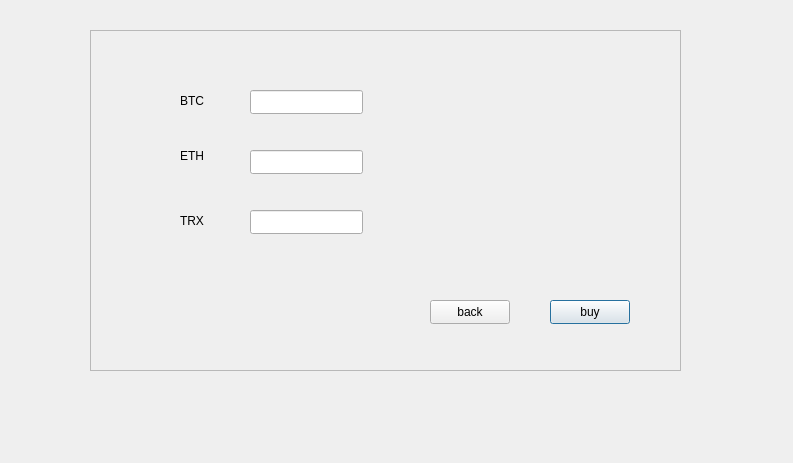
<?xml version="1.0" encoding="UTF-8"?>
<ui version="4.0">
 <class>buy</class>
 <widget class="QDialog" name="buy">
  <property name="geometry">
   <rect>
    <x>0</x>
    <y>0</y>
    <width>793</width>
    <height>463</height>
   </rect>
  </property>
  <property name="windowTitle">
   <string>Dialog</string>
  </property>
  <widget class="QFrame" name="frame">
   <property name="geometry">
    <rect>
     <x>90</x>
     <y>30</y>
     <width>591</width>
     <height>341</height>
    </rect>
   </property>
   <property name="frameShape">
    <enum>QFrame::StyledPanel</enum>
   </property>
   <property name="frameShadow">
    <enum>QFrame::Raised</enum>
   </property>
   <widget class="QPushButton" name="buy_2">
    <property name="geometry">
     <rect>
      <x>460</x>
      <y>270</y>
      <width>80</width>
      <height>24</height>
     </rect>
    </property>
    <property name="text">
     <string>buy</string>
    </property>
   </widget>
   <widget class="QPushButton" name="back">
    <property name="geometry">
     <rect>
      <x>340</x>
      <y>270</y>
      <width>80</width>
      <height>24</height>
     </rect>
    </property>
    <property name="text">
     <string>back</string>
    </property>
   </widget>
   <widget class="QLabel" name="label">
    <property name="geometry">
     <rect>
      <x>90</x>
      <y>50</y>
      <width>61</width>
      <height>41</height>
     </rect>
    </property>
    <property name="text">
     <string>BTC</string>
    </property>
   </widget>
   <widget class="QLabel" name="label_2">
    <property name="geometry">
     <rect>
      <x>90</x>
      <y>110</y>
      <width>41</width>
      <height>31</height>
     </rect>
    </property>
    <property name="text">
     <string>ETH</string>
    </property>
   </widget>
   <widget class="QLabel" name="label_3">
    <property name="geometry">
     <rect>
      <x>90</x>
      <y>170</y>
      <width>41</width>
      <height>41</height>
     </rect>
    </property>
    <property name="text">
     <string>TRX</string>
    </property>
   </widget>
   <widget class="QLineEdit" name="linebtc">
    <property name="geometry">
     <rect>
      <x>160</x>
      <y>60</y>
      <width>113</width>
      <height>24</height>
     </rect>
    </property>
   </widget>
   <widget class="QLineEdit" name="lineeth">
    <property name="geometry">
     <rect>
      <x>160</x>
      <y>120</y>
      <width>113</width>
      <height>24</height>
     </rect>
    </property>
   </widget>
   <widget class="QLineEdit" name="linetrx">
    <property name="geometry">
     <rect>
      <x>160</x>
      <y>180</y>
      <width>113</width>
      <height>24</height>
     </rect>
    </property>
   </widget>
   <widget class="QLabel" name="label_4">
    <property name="geometry">
     <rect>
      <x>40</x>
      <y>250</y>
      <width>211</width>
      <height>71</height>
     </rect>
    </property>
    <property name="styleSheet">
     <string notr="true">image: url(:/new/prefix1/BTC.jfif);</string>
    </property>
    <property name="text">
     <string/>
    </property>
   </widget>
   <widget class="QLabel" name="label_5">
    <property name="geometry">
     <rect>
      <x>350</x>
      <y>20</y>
      <width>151</width>
      <height>91</height>
     </rect>
    </property>
    <property name="styleSheet">
     <string notr="true">image: url(:/new/prefix1/ETH.jfif);</string>
    </property>
    <property name="text">
     <string/>
    </property>
   </widget>
   <widget class="QLabel" name="label_6">
    <property name="geometry">
     <rect>
      <x>350</x>
      <y>130</y>
      <width>161</width>
      <height>91</height>
     </rect>
    </property>
    <property name="styleSheet">
     <string notr="true">image: url(:/new/prefix1/TRX.jfif);</string>
    </property>
    <property name="text">
     <string/>
    </property>
   </widget>
  </widget>
 </widget>
 <resources/>
 <connections/>
</ui>
